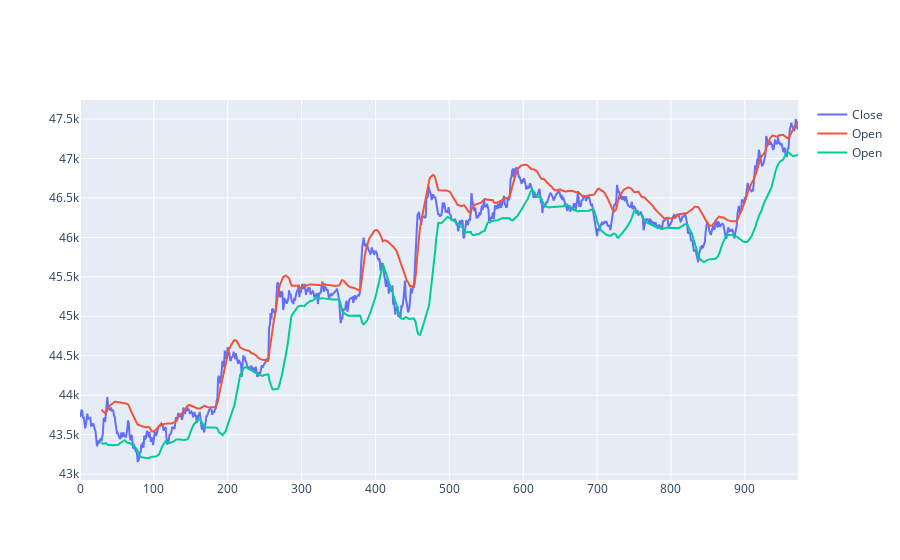

Notebook code cell kept with this figure:
### Code cell
fig = go.Figure()

# Add traces
fig.add_trace(go.Scatter(x=df_bands.index, y=df_bands['close'], name='Close'))
fig.add_trace(go.Scatter(x=df_bands.index, y=df_bands['upper'], name='Open'))
fig.add_trace(go.Scatter(x=df_bands.index, y=df_bands['lower'], name='Open'))

fig.show()

### Figure 1 — Plotly figure (JSON) as saved in the notebook; plotly's stock layout.template omitted (floating-point values rounded to 4 significant figures; data arrays with more than 128 entries replaced by an {"elided": "..."} marker saying what was removed)
{"data": [{"name": "Close", "type": "scatter", "x": {"elided": "973 int values"}, "y": {"elided": "973 float values"}}, {"name": "Open", "type": "scatter", "x": {"elided": "973 int values"}, "y": {"elided": "973 float values"}}, {"name": "Open", "type": "scatter", "x": {"elided": "973 int values"}, "y": {"elided": "973 float values"}}], "layout": {"autosize": true, "xaxis": {"autorange": true, "range": [0, 972], "type": "linear"}, "yaxis": {"autorange": true, "range": [42930.0, 47740.0], "type": "linear"}}}
